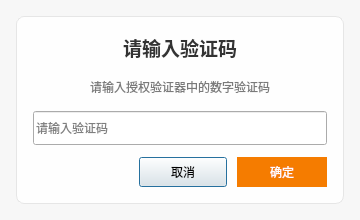
<?xml version="1.0" encoding="UTF-8"?>
<ui version="4.0">
 <class>DoubleCodeInput</class>
 <widget class="QDialog" name="DoubleCodeInput">
  <property name="geometry">
   <rect>
    <x>0</x>
    <y>0</y>
    <width>360</width>
    <height>220</height>
   </rect>
  </property>
  <property name="minimumSize">
   <size>
    <width>360</width>
    <height>220</height>
   </size>
  </property>
  <property name="maximumSize">
   <size>
    <width>360</width>
    <height>220</height>
   </size>
  </property>
  <property name="windowTitle">
   <string>双重验证</string>
  </property>
  <property name="styleSheet">
   <string notr="true">QDialog#DoubleCodeInput {
    background-color: #f7f7f7;
}
QFrame#frame_main {
    background-color: rgba(255, 255, 255, 0.94);
    border: 1px solid #e6e6e6;
    border-radius: 8px;
}
QLabel#label_title {
    color: #333333;
    font-size: 14pt;
    font-weight: 600;
}
QLabel#label_desc {
    color: #7a7a7a;
    font-size: 9pt;
}
QPushButton#pushButton_enter {
    min-width: 88px;
    background-color: #f57c00;
    color: white;
    border: 1px solid #f57c00;
}
QPushButton#pushButton_enter:hover {
    background-color: #ff922b;
    color: white;
}
QPushButton#pushButton_enter:pressed {
    background-color: #e06f00;
}</string>
  </property>
  <layout class="QVBoxLayout" name="verticalLayout_root">
   <property name="spacing">
    <number>12</number>
   </property>
   <property name="leftMargin">
    <number>16</number>
   </property>
   <property name="topMargin">
    <number>16</number>
   </property>
   <property name="rightMargin">
    <number>16</number>
   </property>
   <property name="bottomMargin">
    <number>16</number>
   </property>
   <item>
    <widget class="QFrame" name="frame_main">
     <property name="frameShape">
      <enum>QFrame::Shape::StyledPanel</enum>
     </property>
     <property name="frameShadow">
      <enum>QFrame::Shadow::Raised</enum>
     </property>
     <layout class="QVBoxLayout" name="verticalLayout_main">
      <property name="spacing">
       <number>12</number>
      </property>
      <property name="leftMargin">
       <number>16</number>
      </property>
      <property name="topMargin">
       <number>16</number>
      </property>
      <property name="rightMargin">
       <number>16</number>
      </property>
      <property name="bottomMargin">
       <number>16</number>
      </property>
      <item>
       <widget class="QLabel" name="label_title">
        <property name="text">
         <string>请输入验证码</string>
        </property>
        <property name="alignment">
         <set>Qt::AlignmentFlag::AlignCenter</set>
        </property>
       </widget>
      </item>
      <item>
       <widget class="QLabel" name="label_desc">
        <property name="text">
         <string>请输入授权验证器中的数字验证码</string>
        </property>
        <property name="alignment">
         <set>Qt::AlignmentFlag::AlignCenter</set>
        </property>
       </widget>
      </item>
      <item>
       <widget class="QLineEdit" name="lineEdit_code">
        <property name="minimumSize">
         <size>
          <width>0</width>
          <height>34</height>
         </size>
        </property>
        <property name="placeholderText">
         <string>请输入验证码</string>
        </property>
        <property name="clearButtonEnabled">
         <bool>true</bool>
        </property>
       </widget>
      </item>
      <item>
       <layout class="QHBoxLayout" name="horizontalLayout_buttons">
        <property name="spacing">
         <number>10</number>
        </property>
        <item>
         <spacer name="horizontalSpacer">
          <property name="orientation">
           <enum>Qt::Orientation::Horizontal</enum>
          </property>
          <property name="sizeHint" stdset="0">
           <size>
            <width>40</width>
            <height>20</height>
           </size>
          </property>
         </spacer>
        </item>
        <item>
         <widget class="QPushButton" name="pushButton_out">
          <property name="minimumSize">
           <size>
            <width>88</width>
            <height>30</height>
           </size>
          </property>
          <property name="text">
           <string>取消</string>
          </property>
         </widget>
        </item>
        <item>
         <widget class="QPushButton" name="pushButton_enter">
          <property name="enabled">
           <bool>false</bool>
          </property>
          <property name="minimumSize">
           <size>
            <width>90</width>
            <height>30</height>
           </size>
          </property>
          <property name="text">
           <string>确定</string>
          </property>
         </widget>
        </item>
       </layout>
      </item>
     </layout>
    </widget>
   </item>
  </layout>
 </widget>
 <resources/>
 <connections/>
</ui>
